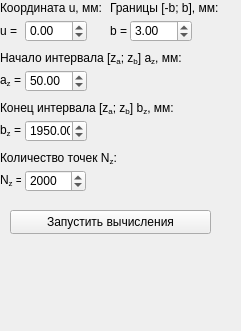
      <widget class="QWidget" name="longitudinalFresnelTransformPage">
       <property name="geometry">
        <rect>
         <x>0</x>
         <y>0</y>
         <width>241</width>
         <height>331</height>
        </rect>
       </property>
       <attribute name="label">
        <string>Преобразование Френеля</string>
       </attribute>
       <widget class="QSpinBox" name="nZLongitudinalSectionFresnelInpuBox">
        <property name="geometry">
         <rect>
          <x>25</x>
          <y>170</y>
          <width>61</width>
          <height>22</height>
         </rect>
        </property>
        <property name="minimum">
         <number>1</number>
        </property>
        <property name="maximum">
         <number>10000</number>
        </property>
        <property name="value">
         <number>2000</number>
        </property>
       </widget>
       <widget class="QLabel" name="z1LongitudinalSectionFresnelInputText">
        <property name="geometry">
         <rect>
          <x>0</x>
          <y>70</y>
          <width>21</width>
          <height>21</height>
         </rect>
        </property>
        <property name="text">
         <string>&lt;html&gt;&lt;head/&gt;&lt;body&gt;&lt;p&gt;a&lt;span style=&quot; vertical-align:sub;&quot;&gt;z&lt;/span&gt; = &lt;/p&gt;&lt;/body&gt;&lt;/html&gt;</string>
        </property>
       </widget>
       <widget class="QLabel" name="z2LongitudinalSectionFresnelText">
        <property name="geometry">
         <rect>
          <x>0</x>
          <y>100</y>
          <width>211</width>
          <height>16</height>
         </rect>
        </property>
        <property name="text">
         <string>&lt;html&gt;&lt;head/&gt;&lt;body&gt;&lt;p&gt;Конец интервала [z&lt;span style=&quot; vertical-align:sub;&quot;&gt;a&lt;/span&gt;; z&lt;span style=&quot; vertical-align:sub;&quot;&gt;b&lt;/span&gt;] b&lt;span style=&quot; vertical-align:sub;&quot;&gt;z&lt;/span&gt;, мм:&lt;/p&gt;&lt;/body&gt;&lt;/html&gt;</string>
        </property>
       </widget>
       <widget class="QLabel" name="z2LongitudinalSectionFresnelInputText">
        <property name="geometry">
         <rect>
          <x>0</x>
          <y>120</y>
          <width>21</width>
          <height>21</height>
         </rect>
        </property>
        <property name="text">
         <string>&lt;html&gt;&lt;head/&gt;&lt;body&gt;&lt;p&gt;b&lt;span style=&quot; vertical-align:sub;&quot;&gt;z&lt;/span&gt; = &lt;/p&gt;&lt;/body&gt;&lt;/html&gt;</string>
        </property>
       </widget>
       <widget class="QDoubleSpinBox" name="z2LongitudinalSectionFresnelInputBox">
        <property name="geometry">
         <rect>
          <x>25</x>
          <y>120</y>
          <width>62</width>
          <height>22</height>
         </rect>
        </property>
        <property name="minimum">
         <double>0.020000000000000</double>
        </property>
        <property name="maximum">
         <double>999999.989999999990687</double>
        </property>
        <property name="value">
         <double>1950.000000000000000</double>
        </property>
       </widget>
       <widget class="QLabel" name="z1LongitudinalSectionFresnelText">
        <property name="geometry">
         <rect>
          <x>0</x>
          <y>50</y>
          <width>211</width>
          <height>16</height>
         </rect>
        </property>
        <property name="text">
         <string>&lt;html&gt;&lt;head/&gt;&lt;body&gt;&lt;p&gt;Начало интервала [z&lt;span style=&quot; vertical-align:sub;&quot;&gt;a&lt;/span&gt;; z&lt;span style=&quot; vertical-align:sub;&quot;&gt;b&lt;/span&gt;] a&lt;span style=&quot; vertical-align:sub;&quot;&gt;z&lt;/span&gt;, мм:&lt;/p&gt;&lt;/body&gt;&lt;/html&gt;</string>
        </property>
       </widget>
       <widget class="QDoubleSpinBox" name="z1LongitudinalSectionFresnelInputBox">
        <property name="geometry">
         <rect>
          <x>25</x>
          <y>70</y>
          <width>62</width>
          <height>22</height>
         </rect>
        </property>
        <property name="minimum">
         <double>0.010000000000000</double>
        </property>
        <property name="maximum">
         <double>999999.979999999981374</double>
        </property>
        <property name="value">
         <double>50.000000000000000</double>
        </property>
       </widget>
       <widget class="QLabel" name="nZLongitudinalSectionFresnelText">
        <property name="geometry">
         <rect>
          <x>0</x>
          <y>150</y>
          <width>151</width>
          <height>16</height>
         </rect>
        </property>
        <property name="text">
         <string>&lt;html&gt;&lt;head/&gt;&lt;body&gt;&lt;p&gt;Количество точек N&lt;span style=&quot; vertical-align:sub;&quot;&gt;z&lt;/span&gt;:&lt;/p&gt;&lt;/body&gt;&lt;/html&gt;</string>
        </property>
       </widget>
       <widget class="QLabel" name="nZLongitudinalSectionFresnelInputText">
        <property name="geometry">
         <rect>
          <x>0</x>
          <y>170</y>
          <width>21</width>
          <height>21</height>
         </rect>
        </property>
        <property name="text">
         <string>&lt;html&gt;&lt;head/&gt;&lt;body&gt;&lt;p&gt;N&lt;span style=&quot; vertical-align:sub;&quot;&gt;z&lt;/span&gt; = &lt;/p&gt;&lt;/body&gt;&lt;/html&gt;</string>
        </property>
       </widget>
       <widget class="QPushButton" name="startLongitudinalSectionFresnelTransformButton">
        <property name="geometry">
         <rect>
          <x>10</x>
          <y>210</y>
          <width>201</width>
          <height>24</height>
         </rect>
        </property>
        <property name="text">
         <string>Запустить вычисления</string>
        </property>
       </widget>
       <widget class="QLabel" name="bLongitudinalSectionFresnelInputText">
        <property name="geometry">
         <rect>
          <x>110</x>
          <y>20</y>
          <width>21</width>
          <height>21</height>
         </rect>
        </property>
        <property name="text">
         <string>b = </string>
        </property>
       </widget>
       <widget class="QDoubleSpinBox" name="uLongitudinalSectionFresnelInputBox">
        <property name="geometry">
         <rect>
          <x>25</x>
          <y>20</y>
          <width>62</width>
          <height>22</height>
         </rect>
        </property>
        <property name="minimum">
         <double>-99.989999999999995</double>
        </property>
        <property name="maximum">
         <double>99.989999999999995</double>
        </property>
        <property name="value">
         <double>0.000000000000000</double>
        </property>
       </widget>
       <widget class="QDoubleSpinBox" name="bLongitudinalSectionFresnelInputBox">
        <property name="geometry">
         <rect>
          <x>130</x>
          <y>20</y>
          <width>62</width>
          <height>22</height>
         </rect>
        </property>
        <property name="minimum">
         <double>0.010000000000000</double>
        </property>
        <property name="value">
         <double>3.000000000000000</double>
        </property>
       </widget>
       <widget class="QLabel" name="uLongitudinalSectionFresnelInputText">
        <property name="geometry">
         <rect>
          <x>0</x>
          <y>20</y>
          <width>21</width>
          <height>21</height>
         </rect>
        </property>
        <property name="text">
         <string>u = </string>
        </property>
       </widget>
       <widget class="QLabel" name="bLongitudinalSectionFresnelText">
        <property name="geometry">
         <rect>
          <x>110</x>
          <y>0</y>
          <width>151</width>
          <height>16</height>
         </rect>
        </property>
        <property name="text">
         <string>Границы [-b; b], мм:</string>
        </property>
       </widget>
       <widget class="QLabel" name="uLongitudinalSectionFresnelText">
        <property name="geometry">
         <rect>
          <x>0</x>
          <y>0</y>
          <width>111</width>
          <height>16</height>
         </rect>
        </property>
        <property name="text">
         <string>Координата u, мм:</string>
        </property>
       </widget>
      </widget>
